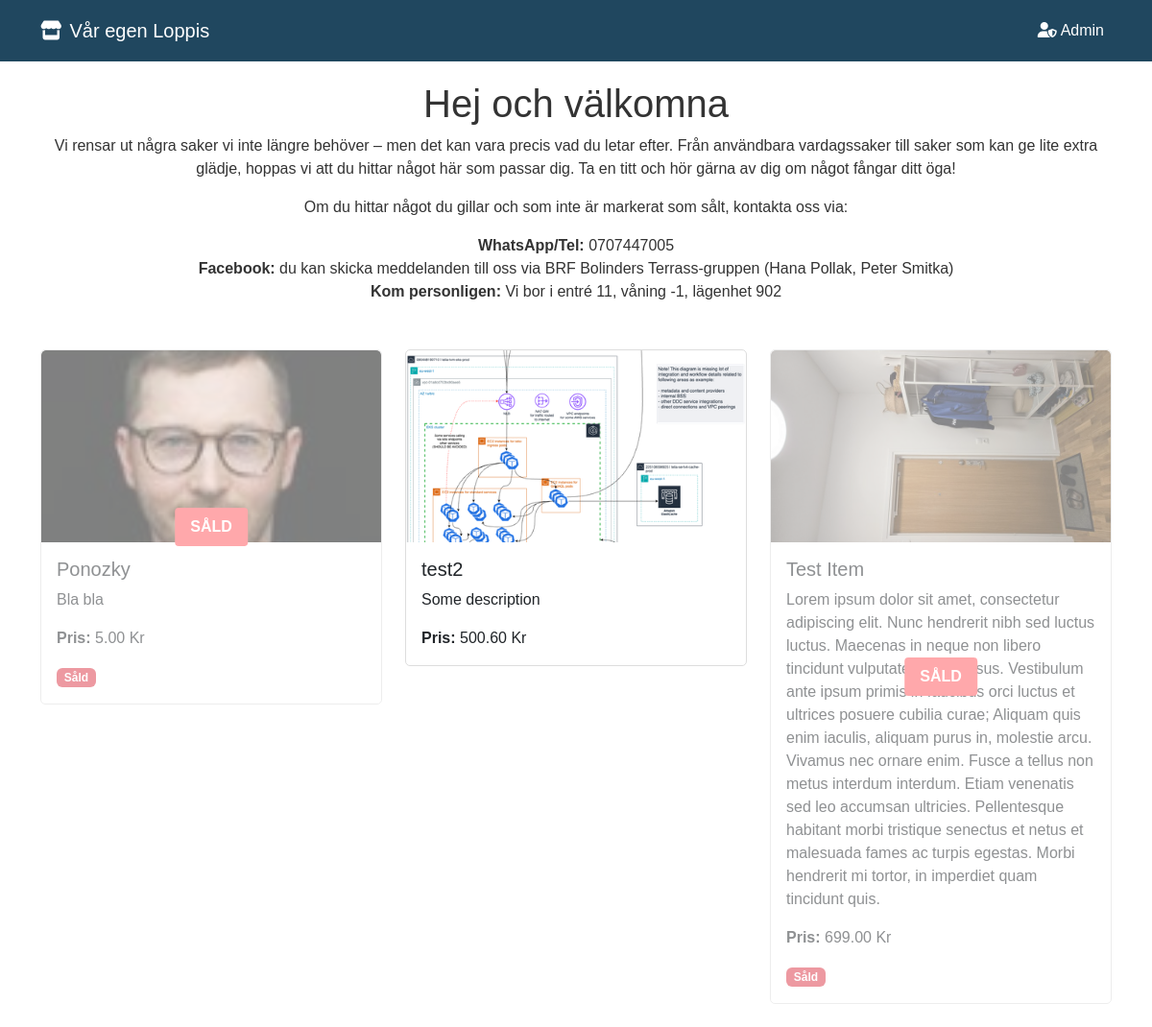
The page / on the database its author committed.
### app/models.py (models this page shows)
class Item(db.Model):
    id = db.Column(db.Integer, primary_key=True)
    name = db.Column(db.String(100), nullable=False)
    description = db.Column(db.Text)
    price = db.Column(db.Float, nullable=False)
    is_sold = db.Column(db.Boolean, default=False)
    created_at = db.Column(db.DateTime, default=datetime.utcnow)
    images = db.relationship('ItemImage', backref='item', lazy=True, cascade='all, delete-orphan')

class ItemImage(db.Model):
    id = db.Column(db.Integer, primary_key=True)
    item_id = db.Column(db.Integer, db.ForeignKey('item.id'), nullable=False)
    filename = db.Column(db.String(100), nullable=False)
    is_primary = db.Column(db.Boolean, default=False)

### app/routes/main.py (the view)
@main.route('/')
def index():
    items = Item.query.order_by(Item.created_at.desc()).all()
    return render_template('index.html', items=items)

### app/templates/index.html (shortened to what this page needs)
{% extends 'base.html' %}
{% block content %}
  <div class="hero-section text-center mb-5">
    <h1>Hej och välkomna</h1>
    <p>
      Vi rensar ut några saker vi inte längre behöver – men det kan vara precis vad du letar efter. Från användbara vardagssaker till saker som kan ge lite extra glädje, hoppas vi att du hittar något här som passar dig. Ta en titt och hör gärna av dig om något fångar ditt öga!
    </p>
    <p>Om du hittar något du gillar och som inte är markerat som sålt, kontakta oss via:</p>
    <ul class="list-unstyled">
      <li><strong>WhatsApp/Tel:</strong> 0707447005</li>
      <li>
        <strong>Facebook:</strong> du kan skicka meddelanden till oss via BRF Bolinders Terrass-gruppen (Hana Pollak, Peter Smitka)
      </li>
      <li><strong>Kom personligen:</strong> Vi bor i entré 11, våning -1, lägenhet 902</li>
    </ul>
  </div>
  <div class="row row-cols-1 row-cols-md-3 g-4" id="itemsGrid">
    {% for item in items %}
      <div class="col">
        <div
          class="card item-card {% if item.is_sold %}sold{% endif %}"
          data-images="{% for img in item.images %}{{ url_for('static', filename='uploads/' + img.filename) }}{% if not loop.last %},{% endif %}{% endfor %}"
          title="Click to view images"
          style="cursor: pointer;"
        >
          {% if item.images %}
            <img
              src="{{ url_for('static', filename='uploads/' + item.images[0].filename) }}"
              alt="{{ item.name }}"
              class="card-img-top item-image"
            />
          {% else %}
            <img
              src="{{ url_for('static', filename='placeholder.jpg') }}"
              alt="No image available"
              class="card-img-top item-image"
            />
          {% endif %}
          <div class="card-body">
            <h5 class="card-title">{{ item.name }}</h5>
            <p class="card-text">{{ item.description }}</p>
            <p class="card-text"><strong>Pris:</strong> {{ '%.2f' | format(item.price) }} Kr</p>
            {% if item.is_sold %}
              <span class="badge bg-danger">Såld</span>
            {% endif %}
          </div>
        </div>
      </div>
    {% endfor %}
  </div>
{% endblock %}

### app/templates/base.html (shortened to what this page needs)
<!DOCTYPE html>
<html lang="en">
<head>
  <link
    href="https://cdn.jsdelivr.net/npm/bootstrap@5.3.0/dist/css/bootstrap.min.css"
    rel="stylesheet"
  />
  <link
    href="https://cdnjs.cloudflare.com/ajax/libs/font-awesome/6.4.0/css/all.min.css"
    rel="stylesheet"
  />
  <link href="{{ url_for('static', filename='css/style.css') }}" rel="stylesheet" />
</head>
<body>
  <nav class="navbar navbar-expand-lg fixed-top">
    <div class="container">
      <a class="navbar-brand" href="{{ url_for('main.index') }}">
        <i class="fas fa-store me-2"></i>Vår egen Loppis
      </a>
      <div class="navbar-nav ms-auto">
        {% if current_user.is_authenticated %}
          <a class="nav-link" href="{{ url_for('admin.dashboard') }}"
            ><i class="fas fa-tachometer-alt me-1"></i>Dashboard</a
          >
          <a class="nav-link" href="{{ url_for('auth.logout') }}"
            ><i class="fas fa-sign-out-alt me-1"></i>Logout</a
          >
        {% else %}
          <a class="nav-link" href="{{ url_for('auth.login') }}"
            ><i class="fas fa-user-shield me-1"></i>Admin</a
          >
        {% endif %}
      </div>
    </div>
  </nav>
  <main class="main-content mt-4">
    <div class="container">{% block content %}{% endblock %}</div>
  </main>
</body>
</html>

### app/static/css/style.css (style rules this page uses)
:root { --color-white: rgba(255, 255, 255, 1); --color-gray-300: rgba(167, 169, 169, 1); --color-red-400: rgba(255, 84, 89, 1); }
body { background-color: var(--color-white); color: #333; font-family: Arial, sans-serif; padding-top: 60px; }
.navbar { background-color: #20475f; padding: 0.75rem 1rem; }
.navbar-brand, .nav-link { color: var(--color-white) !important; }
.item-card { margin-bottom: 1.5rem; transition: transform 0.2s; border: 1px solid #ddd; border-radius: 5px; overflow: hidden; }
.item-card.sold { opacity: 0.5; position: relative; }
.item-card.sold::after { content: "SÅLD"; position: absolute; top: 50%; left: 50%; transform: translate(-50%, -50%); background: var(--color-red-400); color: white; padding: 0.5rem 1rem; border-radius: 0.25rem; font-weight: bold; }
.item-image { width: 100%; height: 200px; object-fit: cover; }
.hero-section { margin-bottom: 2rem; }

### rows shown on the page
Item: filename (picture), name "Ponozky", description "Bla bla", price "5.00", is_sold "Såld"
Item: filename (picture), name "test2", description "Some description", price "500.60"
Item: filename (picture), name "Test Item", description "Lorem ipsum dolor sit amet, consectetur adipiscing elit. Nunc hendrerit nibh sed luctus luctus. Maecenas in neque non libero tincidunt vulputate nec vel risus. Vestibulum ante ipsum primis in faucibus orci luctus et ultrices posuere cubilia curae; Aliquam quis enim iaculis, aliquam purus in, molestie arcu. Vivamus nec ornare enim. Fusce a tellus non metus interdum interdum. Etiam venenatis sed leo accumsan ultricies. Pellentesque habitant morbi tristique senectus et netus et malesuada fames ac turpis egestas. Morbi hendrerit mi tortor, in imperdiet quam tincidunt quis.", price "699.00", is_sold "Såld"
